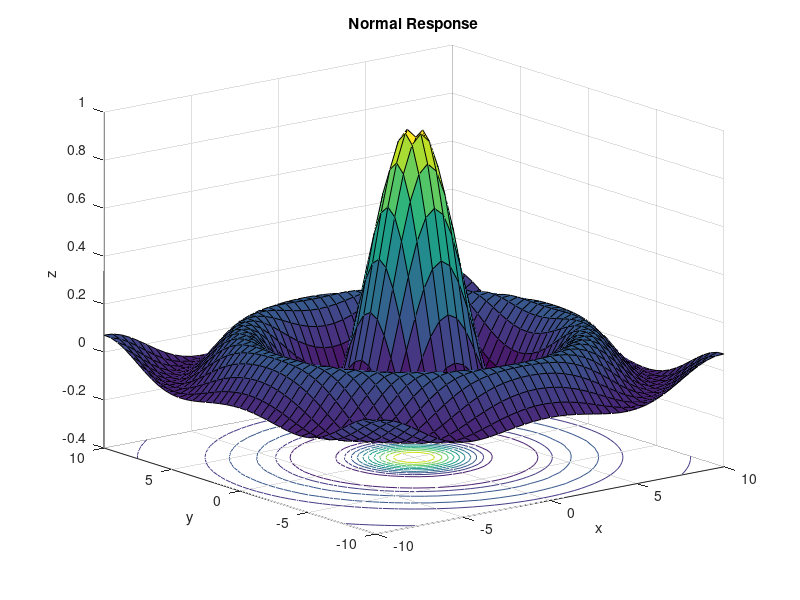

This figure's MATLAB source:
%%
 % 3D Plots
 % 
 % Josh Kaplan 
 % November 4, 2014
 % 
 % Demonstrates a 3D plot.
%%

% Create a grid of x and y data
y = -10:0.5:10;
x = -10:0.5:10;
[X, Y] = meshgrid(x, y);

% Create the function values for Z = f(X,Y)
Z = sin(sqrt(X.^2+Y.^2)) ./ sqrt(X.^2+Y.^2);

% Create a surface contour plot using the surfc function
figure
surfc(X, Y, Z)

% Adjust the view angle
view(-38, 18)

% Add title and axis labels
title('Normal Response')
xlabel('x')
ylabel('y')
zlabel('z')